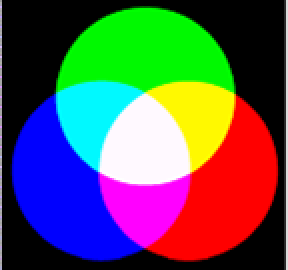
#> input picture xiemei_homework_4_6/三原色.bmp, 144 x 135 px (shown 2 times larger)
$ python 4_2.py   (Python 2 division)
#> lines starting #> are read from the running program, lines starting #| are printed output that depends on the picture
#!/usr/bin/env python
# coding=utf-8

from PIL import Image
import matplotlib.pyplot as plt
import matplotlib.cm as cm
import numpy as np
import math
import cv2

PI = 3.141592653

def RGB2HSI(r,g,b):
    #rgb归一化
    r = r /255.0
    g = g /255.0
    b = b /255.0

    temp1 = 0.5*((r-g)+(r-b))
    temp2 = np.sqrt((r-g)*(r-g)+(r-b)*(g-b))
    theta = float(np.arccos(temp1/temp2))

    if(0 == temp2):
        h = 0
    elif(b <= g):
        h = theta
    else:
        h = 2*PI-theta

    min_rgb = min(r,g,b)
    temp3 = r+g+b
    if(0 == temp3):
        s = 0
    else:
        s = 1 - 3*min_rgb/temp3

    i = temp3/3

    #归一化到0-255
    h = 255*h/2*PI
    s = 255*s
    i = 255*i
    return [h,s,i]

src_img = cv2.imread('三原色.bmp')
#> src_img is the input picture: shape (135, 144, 3); mean B, G, R 85.5, 83.3, 85.4
src_img_array = np.array(src_img)
x,y,z = src_img.shape
#> x = 135; y = 144; z = 3
print x
#| 135
print y
#| 144
print z
#| 3
dst_img = src_img.copy()

for i in range(0,x):
    for j in range(0,y):
        b,g,r = src_img[i,j]
        k = RGB2HSI(r,g,b)
        dst_img[i,j,0] = k[0]
        dst_img[i,j,1] = k[1]
        dst_img[i,j,2] = k[2]
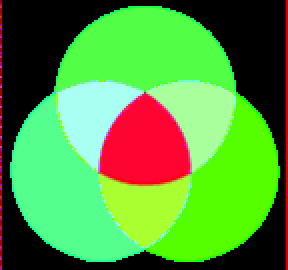
#> dst_img: shape (135, 144, 3) (shown 2 times larger); mean B, G, R 59.3, 150.7, 84.7
cv2.imshow("rgb",src_img)
cv2.imshow("hsi",dst_img)
cv2.imwrite("hsi.bmp",dst_img)

key = cv2.waitKey(0)
#> (key Esc is pressed here)
if('q' == key):
    cv2.destoryAllWindows()

$ run again, with xiemei_homework_4_6/lz.bmp copied over xiemei_homework_4_6/三原色.bmp
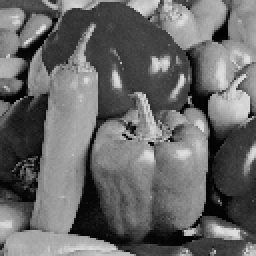
#> input picture xiemei_homework_4_6/lz.bmp, 128 x 128 px (shown 2 times larger)
#> src_img is the input picture: shape (128, 128, 3); min 0, max 225, mean 104.6
#| 128
#| 128
#| 3
#> after the loop `for i in range(0,x):`:
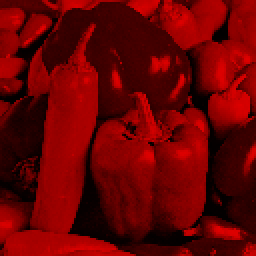
#> dst_img: shape (128, 128, 3) (shown 2 times larger); mean B, G, R 0, 0, 104.5
